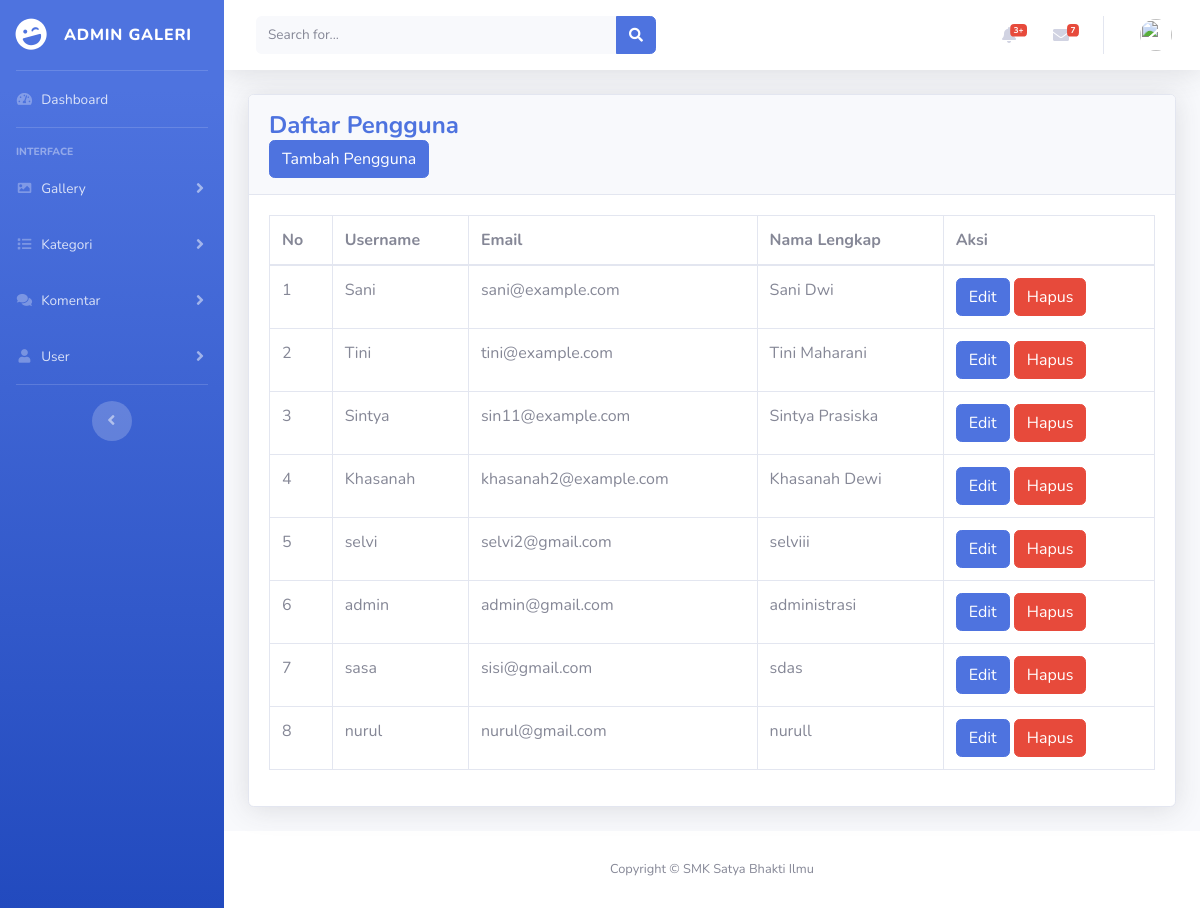
Before: /admin/tampil-user.php with the older database file.
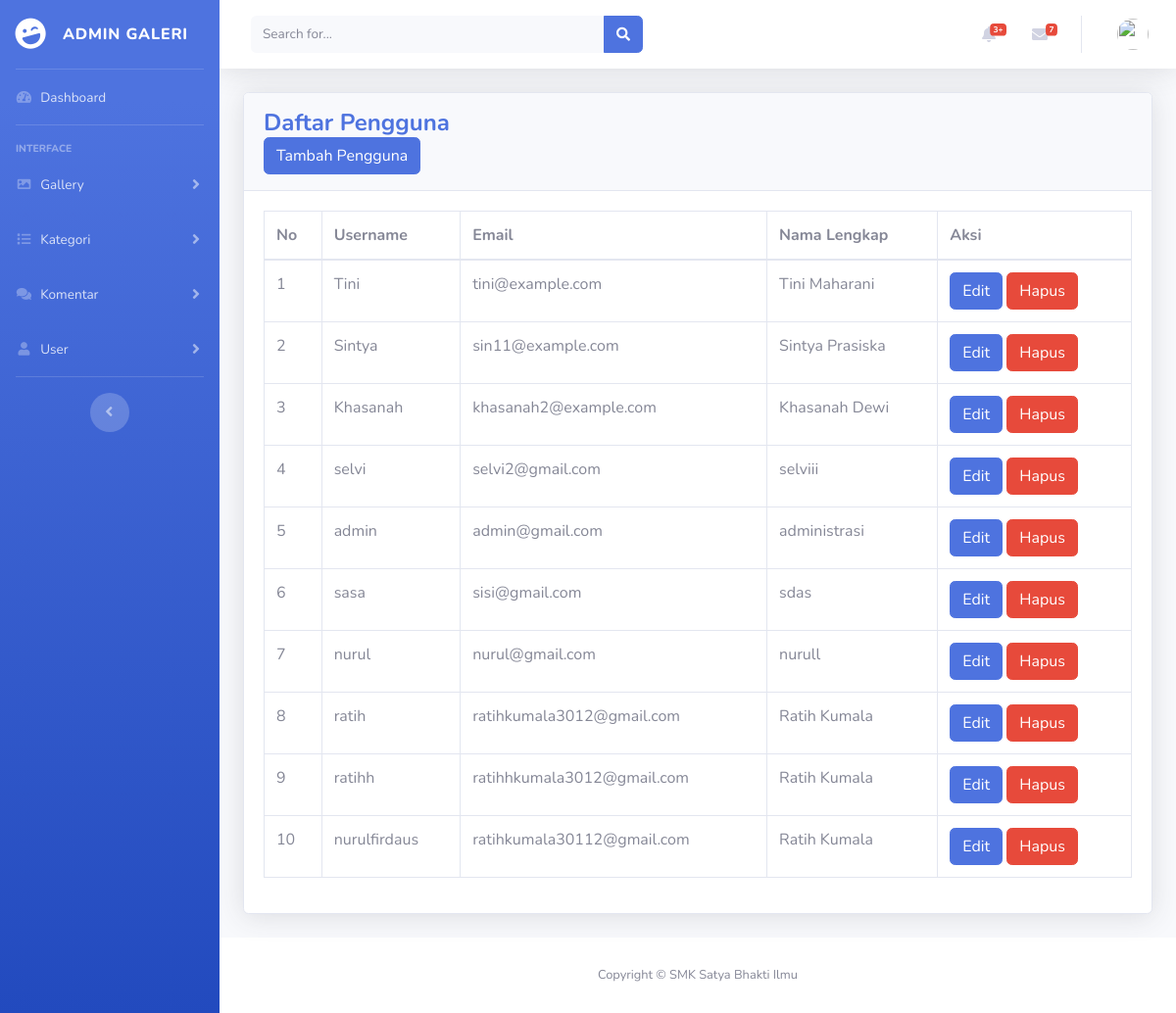
After: the same page with the newer database file.
### tables this page shows
CREATE TABLE `gallery_user` (
  `UserID` int(11) NOT NULL,
  `Username` varchar(255) NOT NULL,
  `Password` varchar(255) NOT NULL,
  `Email` varchar(255) NOT NULL,
  `NamaLengkap` varchar(255) DEFAULT NULL,
  `Alamat` text DEFAULT NULL,
  `Role` enum('user','admin') NOT NULL DEFAULT 'user'
);

### admin/tampil-user.php (the view, shortened to what this page needs)
<?php
include '../koneksi/koneksi.php';
$sql = "SELECT * FROM gallery_user";
$result_users = mysqli_query($conn, $sql);
include 'header.php';
include 'menu.php';
?>
<div class="container-fluid">
    <div class="card shadow mb-4">
        <div class="card-header py-3">
            <h4 class="m-0 font-weight-bold text-primary">Daftar Pengguna</h4>
            <a href="user.php" class="btn btn-primary">Tambah Pengguna</a>
        </div>
        <div class="card-body">
            <div class="table-responsive">
                <table class="table table-bordered">
                    <thead>
                        <tr>
                            <th>No</th>
                            <th>Username</th>
                            <th>Email</th>
                            <th>Nama Lengkap</th>
                            <th>Aksi</th>
                        </tr>
                    </thead>
                    <tbody>
                        <?php $no = 1; while ($user = mysqli_fetch_assoc($result_users)): ?>
                        <tr>
                            <td><?= $no++; ?></td>
                            <td><?= htmlspecialchars($user['Username']); ?></td>
                            <td><?= htmlspecialchars($user['Email']); ?></td>
                            <td><?= htmlspecialchars($user['NamaLengkap']); ?></td>
                            <td>
                                <a href="user.php?id=<?= $user['UserID'] ?>" class="btn btn-primary">Edit</a>
                                <a href="?hapus=<?= $user['UserID'] ?>" onclick="return confirm('Yakin ingin menghapus?')" class="btn btn-danger">Hapus</a>
                            </td>
                        </tr>
                        <?php endwhile; ?>
                    </tbody>
                </table>
            </div>
        </div>
    </div>
</div>
<?php include 'footer.php'; ?>

### admin/header.php (shortened to what this page needs)
<!DOCTYPE html>
<html lang="en">
<head>
    <link href="assets/vendor/fontawesome-free/css/all.min.css" rel="stylesheet" type="text/css">
    <link href="assets/css/sb-admin-2.min.css" rel="stylesheet">
</head>

### admin/menu.php (shortened to what this page needs)
<body id="page-top">
    <div id="wrapper">
        <ul class="navbar-nav bg-gradient-primary sidebar sidebar-dark accordion" id="accordionSidebar">
            <a class="sidebar-brand d-flex align-items-center justify-content-center" href="hal_admin.php">
                <div class="sidebar-brand-icon rotate-n-15">
                    <i class="fas fa-laugh-wink"></i>
                </div>
                <div class="sidebar-brand-text mx-3">Admin Galeri</div>
            </a>
            <hr class="sidebar-divider my-0">
            <li class="nav-item">
                <a class="nav-link" href="hal_admin.php">
                    <i class="fas fa-fw fa-tachometer-alt"></i>
                    <span>Dashboard</span></a>
            </li>
            <hr class="sidebar-divider">
            <div class="sidebar-heading">
                Interface
            </div>
            <li class="nav-item">
                <a class="nav-link collapsed" href="#" data-toggle="collapse" data-target="#collapseGallery"
                    aria-expanded="true" aria-controls="collapseGallery">
                    <i class="fas fa-fw fa-image"></i>
                    <span>Gallery</span>
                </a>
            </li>
            <li class="nav-item">
                <a class="nav-link collapsed" href="#" data-toggle="collapse" data-target="#collapseKategori"
                    aria-expanded="true" aria-controls="collapseKategori">
                    <i class="fas fa-fw fa-list"></i>
                    <span>Kategori</span>
                </a>
            </li>
            <li class="nav-item">
                <a class="nav-link collapsed" href="#" data-toggle="collapse" data-target="#collapseKomentar"
                    aria-expanded="true" aria-controls="collapseKomentar">
                    <i class="fas fa-fw fa-comments"></i>
                    <span>Komentar</span>
                </a>
            </li>
            <li class="nav-item">
                <a class="nav-link collapsed" href="#" data-toggle="collapse" data-target="#collapseUser"
                    aria-expanded="true" aria-controls="collapseUser">
                    <i class="fas fa-fw fa-user"></i>
                    <span>User</span>
                </a>
            </li>
            <hr class="sidebar-divider d-none d-md-block">
            <div class="text-center d-none d-md-inline">
                <button class="rounded-circle border-0" id="sidebarToggle"></button>
            </div>
        </ul>
        <div id="content-wrapper" class="d-flex flex-column">
            <div id="content">
                <nav class="navbar navbar-expand navbar-light bg-white topbar mb-4 static-top shadow">
                    <form
                        class="d-none d-sm-inline-block form-inline mr-auto ml-md-3 my-2 my-md-0 mw-100 navbar-search">
                        <div class="input-group">
                            <input type="text" class="form-control bg-light border-0 small" placeholder="Search for..."
                                aria-label="Search" aria-describedby="basic-addon2">
                            <div class="input-group-append">
                                <button class="btn btn-primary" type="button">
                                    <i class="fas fa-search fa-sm"></i>
                                </button>
                            </div>
                        </div>
                    </form>
                    <ul class="navbar-nav ml-auto">
                        <li class="nav-item dropdown no-arrow mx-1">
                            <a class="nav-link dropdown-toggle" href="#" id="alertsDropdown" role="button"
                                data-toggle="dropdown" aria-haspopup="true" aria-expanded="false">
                                <i class="fas fa-bell fa-fw"></i>
                                <span class="badge badge-danger badge-counter">3+</span>
                            </a>
                        </li>
                        <li class="nav-item dropdown no-arrow mx-1">
                            <a class="nav-link dropdown-toggle" href="#" id="messagesDropdown" role="button"
                                data-toggle="dropdown" aria-haspopup="true" aria-expanded="false">
                                <i class="fas fa-envelope fa-fw"></i>
                                <span class="badge badge-danger badge-counter">7</span>
                            </a>
                        </li>
                        <li class="nav-item dropdown no-arrow">
                            <a class="nav-link dropdown-toggle" href="#" id="userDropdown" role="button"
                                data-toggle="dropdown" aria-haspopup="true" aria-expanded="false">
                                <img class="img-profile rounded-circle"
                                    src="../img/gunung4.jpg">
                            </a>
                        </li>
                    </ul>
                </nav>

### admin/footer.php (shortened to what this page needs)
   <footer class="sticky-footer bg-white">
                <div class="container my-auto">
                    <div class="copyright text-center my-auto">
                        <span>Copyright &copy; SMK Satya Bhakti Ilmu</span>
                    </div>
                </div>
            </footer>
        </div>
    </div>
</body>
</html>

Changed rows visible on the page:
removed gallery_user: Username "Sani", Email "sani@example.com", NamaLengkap "Sani Dwi"
added gallery_user: Username "ratih", Email "ratihkumala3012@gmail.com", NamaLengkap "Ratih Kumala"
added gallery_user: Username "ratihh", Email "ratihhkumala3012@gmail.com", NamaLengkap "Ratih Kumala"
added gallery_user: Username "nurulfirdaus", Email "ratihkumala30112@gmail.com", NamaLengkap "Ratih Kumala"
